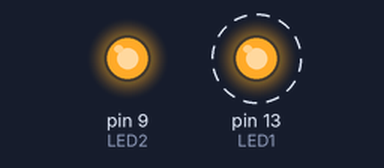
Simulated run of this sketch. Board: Arduino Uno, built with avr-gcc and run on an emulated ATmega328P. On the bench: output pins drawn as LEDs (lit = HIGH). Dashed ring = blinking.

Above: at 0.5 s.
At 18.5 s:
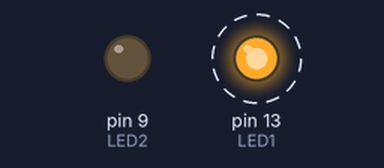
Timing chart, 0 to 26.0 s (numbered marks = the images above):
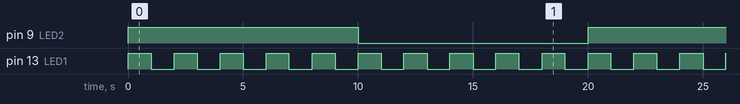

The sketch:

blink2_20-04.ino
```cpp
// (licence header left out)
#include "Timer.h"                     //http://github.com/JChristensen/Timer

const int LED1 = 13;                    //connect one LED to this pin (with appropriate current-limiting resistor of course)
const int LED2 = 9;                    //connect another LED to this pin (don't forget the resistor)
const unsigned long PERIOD1 = 1000;    //one second
const unsigned long PERIOD2 = 10000;   //ten seconds
Timer t;                               //instantiate the timer object

void setup(void)
{
    pinMode(LED1, OUTPUT);
    pinMode(LED2, OUTPUT);
    t.oscillate(LED1, PERIOD1, HIGH);
    t.oscillate(LED2, PERIOD2, HIGH);
}

void loop(void)
{
    t.update();
}
```

Measured:
- by itself, pin 9 (LED2): alternates HIGH for 10.0 s and LOW for 10.0 s
- by itself, pin 13 (LED1): alternates HIGH for 1.0 s and LOW for 1.0 s
- by itself, everything shown: repeats every 20.0 s, in 20 steps
